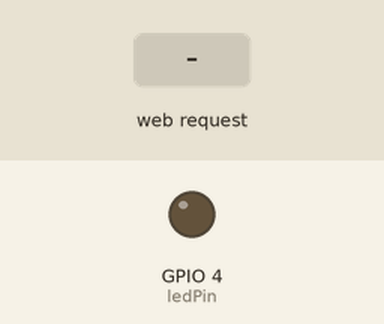
This sketch was run on a simulated ESP32. Parts: output pins drawn as LEDs (lit = HIGH). The test bench sets the inputs (shaded band). WiFi joins after 1.5 s; servers stay silent unless stated; what the sketch prints to the serial monitor is not drawn.

Above: at 2.7 s.
2.8 s: HTTP request GET /H received
At 3.2 s:
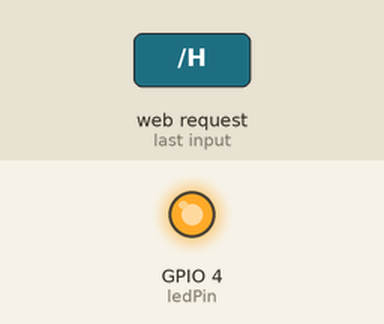
4.3 s: HTTP request GET /L received
At 5.5 s:
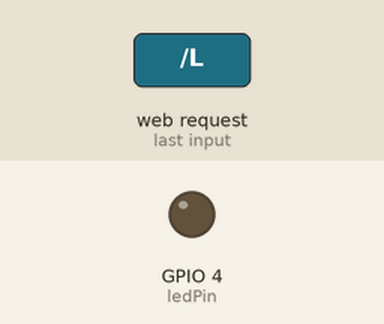
Timing chart, 0 to 7.3 s (numbered marks = the images above; inputs shaded):
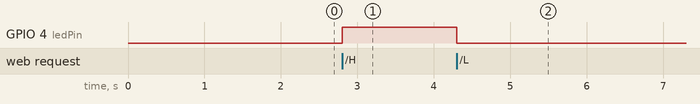

Measured:
- after the input at 2.8 s, GPIO 4 (ledPin): LOW → HIGH at once
- after the input at 4.3 s, GPIO 4 (ledPin): HIGH → LOW at once

The sketch:

esp32-Cookie-Clicker.ino
```cpp
/*
 WiFi Web Server LED Blink

 A simple web server that lets you blink an LED via the web.
 This sketch will print the IP address of your WiFi Shield (once connected)
 to the Serial monitor. From there, you can open that address in a web browser
 to turn on and off the LED on pin 5.

 If the IP address of your shield is yourAddress:
 http://yourAddress/H turns the LED on
 http://yourAddress/L turns it off

 This example is written for a network using WPA encryption. For
 WEP or WPA, change the Wifi.begin() call accordingly.

 Circuit:
 * WiFi shield attached
 * LED attached to pin 5

 created for arduino 25 Nov 2012
 by Tom Igoe

ported for sparkfun esp32
31.01.2017 by Jan Hendrik Berlin

 */

#include <WiFi.h>

const char* ssid     = "CHANGEME";
const char* password = "pass_CHANGEME";

WiFiServer server(80);
const int ledPin = 4;
void setup()
{
    Serial.begin(115200);
    pinMode(ledPin, OUTPUT);      // set the LED pin mode

    delay(10);

    // We start by connecting to a WiFi network

    Serial.println();
    Serial.println();
    Serial.print("Connecting to ");
    Serial.println(ssid);

    WiFi.begin(ssid, password);

    while (WiFi.status() != WL_CONNECTED) {
        delay(500);
        Serial.print(".");
    }

    Serial.println("");
    Serial.println("WiFi connected.");
    Serial.println("IP address: ");
    Serial.println(WiFi.localIP());

    server.begin();

}

int value = 0;
const char *html = "\n\
<!DOCTYPE html>\n\
<html>\n\
<body>\n\
\n\
<h1>Cookie Clicker!</h1>\n\
\n\
<button id=\"baker\" onclick=\"myFunction()\">Bake</button>\n\
\n\
<button id=\"addAdd\" onclick=\"myFunction2()\">Increase cookies per click</button>\n\
\n\
<button id=\"BuyGrandma\" onclick=\"addGrandma()\">Buy a grandma!</button>\n\
\n\
<p id=\"numberOfCookies\"></p>\n\
\n\
<p id=\"cookiesYouNeed\"></p>\n\
\n\
<p id=\"howManyYouGet\"></p>\n\
\n\
<p id=\"costOfGrandma\"></p>\n\
\n\
<p id=\"cookiesPerGrandma\"></p>\n\
\n\
<p id=\"numberOfGrandmas\"></p>\n\
\n\
<script>\n\
\n\
\n\
var cookies = 1;\n\
var cookiesPerClick = 1;\n\
var cost = 2;\n\
var add = 2\n\
var fibonacci1 = 1;\n\
var fibonacci2 = 0;\n\
var currentFibonacci;\n\
var isGrandmaRunning = 0;\n\
var numGrandma = 0;\n\
\n\
document.getElementById(\"baker\").style.background='#ffa500';\n\
\n\
function getNextFibonacci() {\n\
  currentFibonacci = fibonacci1 + fibonacci2\n\
    fibonacci2 = fibonacci1\n\
    fibonacci1 = currentFibonacci\n\
    return currentFibonacci\n\
\n\
\n\
}\n\
\n\
function updateDisplay() {\n\
\n\
  document.getElementById(\"numberOfCookies\").innerHTML = \"You have \" + cookies + \" cookies!\";\n\
        document.getElementById(\"cookiesPerGrandma\").innerHTML = \"You have \" + numGrandma + \" Grandmas!\"\n\
  document.getElementById(\"cookiesYouNeed\").innerHTML = \"You need \" + cost + \" cookies untill you can upgrade cookies per click!\";\n\
  document.getElementById(\"howManyYouGet\").innerHTML = \"You get \" + cookiesPerClick + \" cookies per click!\"\n\
    if (cookies >= cost){\n\
      document.getElementById(\"addAdd\").style.background='#00ff00';\n\
    }\n\
    else{\n\
      document.getElementById(\"addAdd\").style.background='#ff0000';\n\
    }\n\
\n\
\n\
}\n\
\n\
function runGrandma() {\n\
  setTimeout(function(){\n\
  cookies = cookies + (numGrandma * 500);\n\
      runGrandma();\n\
                        updateDisplay();\n\
      }, 2000);\n\
\n\
\n\
}\n\
\n\
function addGrandma() {\n\
\n\
  if (cookies >= 1000) {\n\
    if(isGrandmaRunning == 1){\n\
      numGrandma = numGrandma + 1\n\
                        cookies = cookies - 1000\n\
    }\n\
    else{\n\
      runGrandma();\n\
      isGrandmaRunning = 1\n\
    }\n\
    updateDisplay();\n\
\n\
  }\n\
\n\
\n\
}\n\
\n\
\n\
function myFunction() {\n\
  cookies = cookies + cookiesPerClick;\n\
  updateDisplay();\n\
}\n\
function myFunction2() {\n\
  if (cookies >= cost) {\n\
    cookiesPerClick = cookiesPerClick + add;\n\
\n\
    cookies = cookies - cost;\n\
    add = add + 2\n\
      cost = getNextFibonacci();\n\
    updateDisplay();   \n\
\n\
  }\n\
}\n\
</script>\n\
\n\
</body>\n\
</html>\n\
";

void loop(){
 WiFiClient client = server.available();   // listen for incoming clients

  if (client) {                             // if you get a client,
    Serial.println("New Client.");           // print a message out the serial port
    String currentLine = "";                // make a String to hold incoming data from the client
    while (client.connected()) {            // loop while the client's connected
      if (client.available()) {             // if there's bytes to read from the client,
        char c = client.read();             // read a byte, then
        Serial.write(c);                    // print it out the serial monitor
        if (c == '\n') {                    // if the byte is a newline character

          // if the current line is blank, you got two newline characters in a row.
          // that's the end of the client HTTP request, so send a response:
          if (currentLine.length() == 0) {
            // HTTP headers always start with a response code (e.g. HTTP/1.1 200 OK)
            // and a content-type so the client knows what's coming, then a blank line:
            client.println("HTTP/1.1 200 OK");
            client.println("Content-type:text/html; charset=utf-8");
            client.println();

            // the content of the HTTP response follows the header:
            client.print(html);

            // The HTTP response ends with another blank line:
            client.println();
            // break out of the while loop:
            break;
          } else {    // if you got a newline, then clear currentLine:
            currentLine = "";
          }
        } else if (c != '\r') {  // if you got anything else but a carriage return character,
          currentLine += c;      // add it to the end of the currentLine
        }

        // Check to see if the client request was "GET /H" or "GET /L":
        if (currentLine.endsWith("GET /H")) {
          digitalWrite(ledPin, HIGH);               // GET /H turns the LED on
        }
        if (currentLine.endsWith("GET /L")) {
          digitalWrite(ledPin, LOW);                // GET /L turns the LED off
        }
      }
    }
    // close the connection:
    client.stop();
    Serial.println("Client Disconnected.");
  }
}
```
